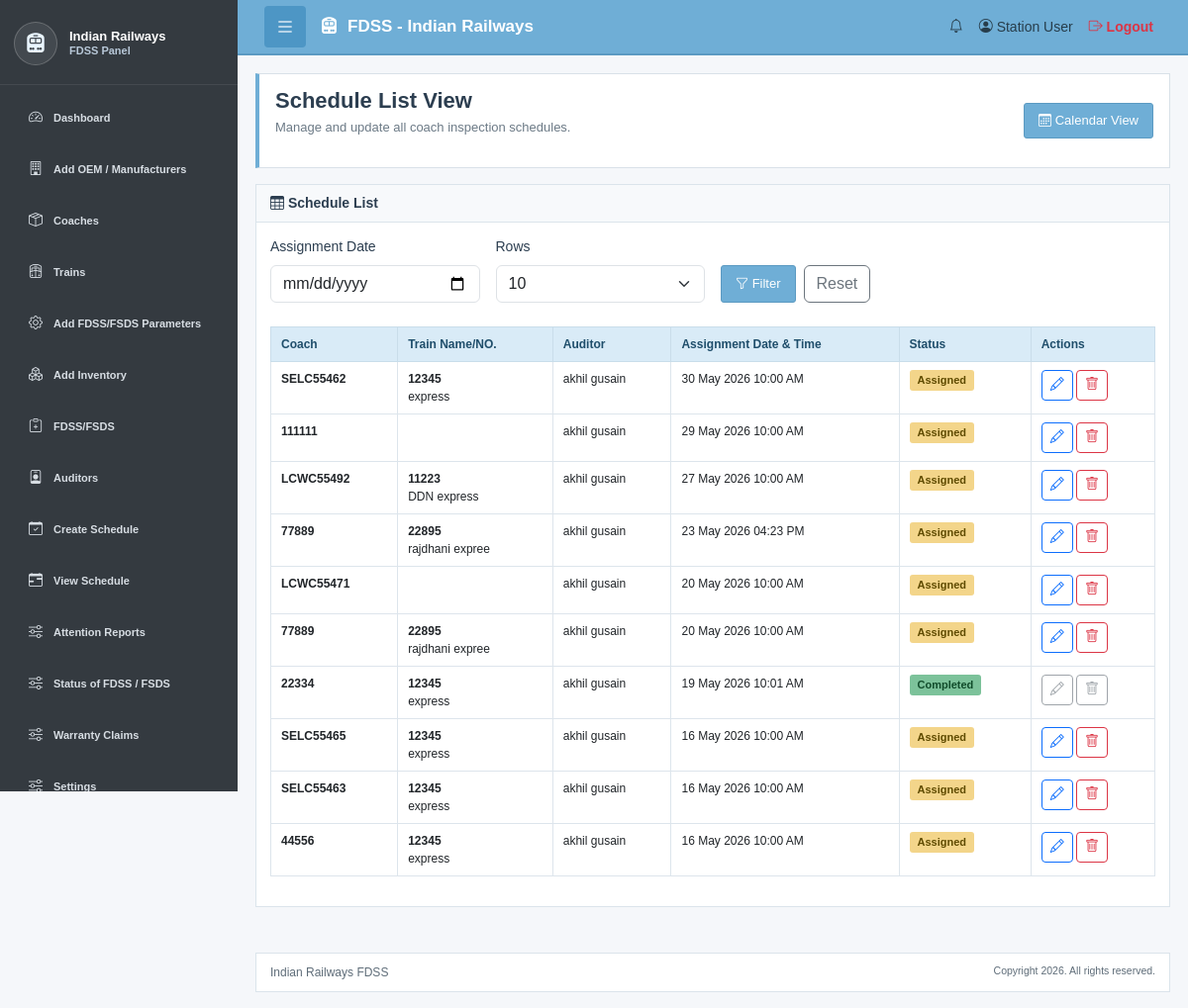
The app's page /schedule-list-view.php (signed in), older data.
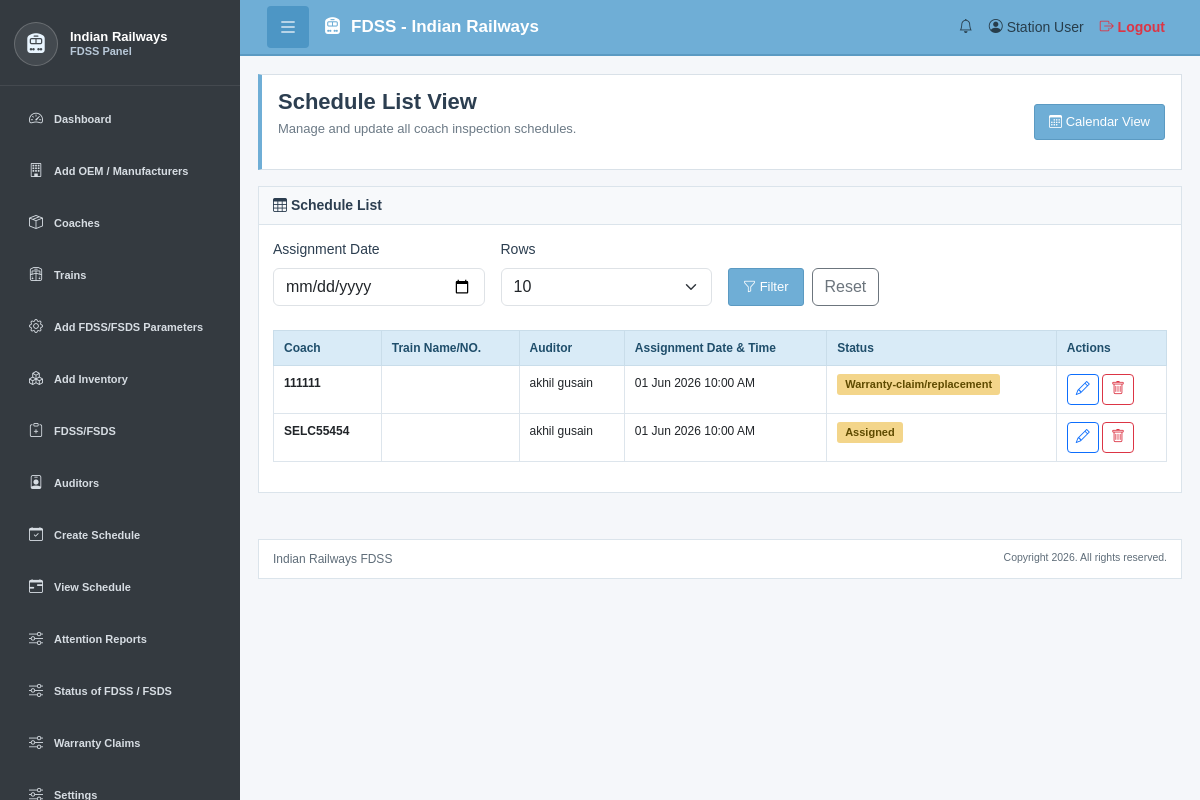
The same page, newer data.
### tables this page shows
CREATE TABLE `fdss_coach_schedule` (
  `schedule_id` int(11) NOT NULL,
  `coach_id` int(11) NOT NULL,
  `train_info_id` bigint(20) DEFAULT NULL,
  `last_inspection_date` date DEFAULT NULL,
  `next_due_date` date DEFAULT NULL,
  `status` enum('Pending','Assigned','Completed','Warranty-claim/replacement') DEFAULT 'Pending',
  `auditor_id` int(11) DEFAULT NULL,
  `assignment_date_time` datetime DEFAULT NULL,
  `Inspection_Type` varchar(255) DEFAULT NULL,
  `priority` enum('Normal','High') DEFAULT 'Normal',
  `special_remarks` text DEFAULT NULL,
  `created_at` timestamp NULL DEFAULT current_timestamp(),
  `updated_at` timestamp NULL DEFAULT current_timestamp() ON UPDATE current_timestamp(),
  `user_id` int(11) NOT NULL,
  `schedule_status` int(11) NOT NULL DEFAULT 0
);

CREATE TABLE `fdss_train_coach` (
  `coach_id` int(11) NOT NULL,
  `train_info_id` varchar(10) DEFAULT NULL,
  `coach_no` varchar(50) NOT NULL,
  `Type` varchar(20) DEFAULT NULL,
  `coach_type` varchar(100) DEFAULT NULL,
  `user_id` int(11) NOT NULL,
  `coach_status` enum('Detached','Intact') NOT NULL DEFAULT 'Intact',
  `status` enum('Active','Inactive') DEFAULT 'Active',
  `next_inspection_date` date DEFAULT NULL,
  `created_at` timestamp NULL DEFAULT current_timestamp(),
  `updated_at` timestamp NULL DEFAULT current_timestamp() ON UPDATE current_timestamp(),
  `schedule_status` int(11) NOT NULL DEFAULT 0 COMMENT 'O means coach is free 1 means cach work is progress'
);

CREATE TABLE `fdss_train_information` (
  `train_info_id` bigint(20) NOT NULL,
  `user_id` int(11) NOT NULL,
  `train_no` varchar(50) NOT NULL,
  `train_name` varchar(150) NOT NULL,
  `No_of_Coach` int(11) DEFAULT NULL,
  `status` enum('Active','Inactive') DEFAULT 'Active',
  `created_at` timestamp NULL DEFAULT current_timestamp(),
  `updated_at` timestamp NULL DEFAULT current_timestamp() ON UPDATE current_timestamp()
);

CREATE TABLE `fdss_users` (
  `user_id` int(11) NOT NULL,
  `user_name` varchar(150) NOT NULL,
  `user_code` varchar(50) DEFAULT NULL,
  `username` varchar(100) NOT NULL,
  `email` varchar(150) NOT NULL,
  `password_hash` varchar(255) NOT NULL,
  `full_name` varchar(150) DEFAULT NULL,
  `phone` varchar(20) DEFAULT NULL,
  `designation` varchar(100) DEFAULT NULL,
  `address` text DEFAULT NULL,
  `role` enum('SUPER_ADMIN','ADMIN','ORG_ADMIN','ORG_USER','AUDITOR') NOT NULL DEFAULT 'ORG_ADMIN',
  `station_id` int(11) DEFAULT NULL,
  `start_date` date DEFAULT NULL,
  `end_date` date DEFAULT NULL,
  `status` enum('Active','Inactive') DEFAULT 'Active',
  `created_by_user_id` int(11) DEFAULT NULL,
  `created_at` timestamp NULL DEFAULT current_timestamp(),
  `updated_at` timestamp NULL DEFAULT current_timestamp() ON UPDATE current_timestamp()
);

### schedule-list-view.php (called while the page is built)
<?php
require_once 'schedule-list.php';
?>

### schedule-list.php (the view, shortened to what the rows shown need)
<?php
require_once 'config/db.php';
$user_id = (int) $_SESSION['user_id'];
$current_page = basename($_SERVER['SCRIPT_NAME']);
$list_view_only = $current_page === 'schedule-list-view.php';
function e($value)
{
    return htmlspecialchars((string)$value, ENT_QUOTES, 'UTF-8');
}
$message = '';
$selected_rows_per_page = $_GET['rows_per_page'] ?? '10';
$schedule_limit = $selected_rows_per_page === 'all'
    ? null
    : (int) $selected_rows_per_page;
$schedule_uses_coach_id = false;
$schedule_column_check = $conn->query("SHOW COLUMNS FROM fdss_coach_schedule LIKE 'coach_id'");
if ($schedule_column_check && $schedule_column_check->num_rows > 0) {
    $schedule_uses_coach_id = true;
}
$schedule_uses_coach_no = false;
$schedules = [];
$where_clause = "WHERE s.user_id = ?";
$bind_types = "i";
$bind_values = [$user_id];
if ($schedule_uses_coach_id) {
    $coach_no_select = $schedule_uses_coach_no
        ? "COALESCE(c.coach_no, s.coach_no) AS coach_no"
        : "c.coach_no";
    $query = "SELECT
                s.schedule_id,
                s.coach_id,
                $coach_no_select,
                COALESCE(s.train_info_id, c.train_info_id) AS train_info_id,
                s.last_inspection_date,
                s.status,
                s.assignment_date_time,
                u.user_name,
                u.full_name,
                u.user_id AS auditor_user_id,
                t.train_no,
                t.train_name
              FROM fdss_coach_schedule s
              LEFT JOIN fdss_train_coach c
                ON c.coach_id = s.coach_id
                AND c.user_id = s.user_id
              LEFT JOIN fdss_users u
                ON u.user_id = s.auditor_id
              LEFT JOIN fdss_train_information t
                ON t.train_info_id = COALESCE(s.train_info_id, c.train_info_id)
              $where_clause
              ORDER BY s.assignment_date_time DESC, s.schedule_id DESC";
}
if ($schedule_limit !== null) {
    $query .= " LIMIT ?";
    $bind_types .= "i";
    $bind_values[] = $schedule_limit;
}
$stmt = $conn->prepare($query);
if ($stmt) {
    $bind_references = [];
    foreach ($bind_values as $key => $value) {
        $bind_references[$key] = &$bind_values[$key];
    }
    $stmt->bind_param($bind_types, ...$bind_references);
    $stmt->execute();
    $result = $stmt->get_result();
    while ($row = $result->fetch_assoc()) {
        $schedules[] = $row;
    }
} elseif ($message === '') {
    $message = "Schedule Fetch SQL Error: " . $conn->error;
    $message_type = "danger";
}
?>
<!DOCTYPE html>
<html lang="en">
<head>
    <link href="https://cdnjs.cloudflare.com/ajax/libs/bootstrap/5.3.0/css/bootstrap.min.css"
          rel="stylesheet">
    <link href="https://cdnjs.cloudflare.com/ajax/libs/bootstrap-icons/1.11.0/font/bootstrap-icons.min.css"
          rel="stylesheet">
    <link href="assets/css/styles.css"
          rel="stylesheet">
</head>
<body>
<div class="sidebar-container">
<main class="main-content">
    <div class="page-header">
        <div>
            <h1>
                <?php echo $list_view_only ? 'Schedule List View' : 'Inspection Schedule List'; ?>
            </h1>
        </div>
    </div>
    <?php if ($list_view_only): ?>
    <div class="content-card" id="scheduleListView">
        <div class="card-body">
            <div class="table-wrapper">
                <table class="table table-hover">
                    <thead>
                    <tr>
                        <th>Coach</th>
                        <th>Train Name/NO.</th>
                        <th>Auditor</th>
                        <th>Assignment Date & Time</th>
                        <th>Status</th>
                        <th>Actions</th>
                    </tr>
                    </thead>
                    <tbody>
                    <?php if (empty($schedules)): ?>
                        <tr>
                            <td colspan="6"
                                class="text-center text-muted py-4">
                                No schedules found.
                            </td>
                        </tr>
                    <?php else: ?>
                        <?php foreach ($schedules as $schedule): ?>
                            <?php $is_completed = $schedule['status'] === 'Completed'; ?>
                            <tr>
                                <td>
                                    <strong>
                                        <?php echo e($schedule['coach_no']); ?>
                                    </strong>
                                </td>
                                <td>
                                    <strong>
                                        <?php echo e($schedule['train_no']); ?>
                                    </strong>
                                    <br>
                                    <?php echo e($schedule['train_name']); ?>
                                </td>
                                <td>
                                    <?php
                                    echo e(
                                        !empty($schedule['full_name'])
                                        ? $schedule['full_name']
                                        : $schedule['user_name']
                                    );
                                    ?>
                                </td>
                                <td>
                                    <?php
                                    echo $schedule['assignment_date_time']
                                        ? date('d M Y h:i A', strtotime($schedule['assignment_date_time']))
                                        : '-';
                                    ?>
                                </td>
                                <td>
                                    <?php
                                    $status_class = 'badge-warning';
                                    if ($schedule['status'] === 'Completed') {
                                        $status_class = 'badge-success';
                                    }
                                    ?>
                                    <span class="badge <?php echo $status_class; ?>">
                                        <?php echo e($schedule['status']); ?>
                                    </span>
                                </td>
                                <td>
                                    <?php if ($is_completed): ?>
                                        <button
                                            class="btn btn-sm btn-outline-secondary"
                                            title="Completed schedule cannot be edited"
                                            disabled>
                                            <i class="bi bi-pencil"></i>
                                        </button>
                                        <button
                                            class="btn btn-sm btn-outline-secondary"
                                            title="Completed schedule cannot be deleted"
                                            disabled>
                                            <i class="bi bi-trash"></i>
                                        </button>
                                    <?php else: ?>
                                    <button
                                        class="btn btn-sm btn-outline-primary"
                                        onclick="editSchedule(
                                            '<?php echo e($schedule['schedule_id']); ?>',
                                            '<?php echo e($schedule['auditor_user_id']); ?>',
                                            '<?php echo e($schedule['assignment_date_time']); ?>',
                                            '<?php echo e($schedule['status']); ?>'
                                        )"
                                        data-bs-toggle="modal"
                                        data-bs-target="#editModal">
                                        <i class="bi bi-pencil"></i>
                                    </button>
                                    <button
                                        class="btn btn-sm btn-outline-danger"
                                        onclick="deleteSchedule(
                                            '<?php echo e($schedule['schedule_id']); ?>',
                                            '<?php echo e($schedule['coach_no']); ?>',
                                            '<?php echo e($schedule['train_info_id']); ?>'
                                        )">
                                        <i class="bi bi-trash"></i>
                                    </button>
                                    <?php endif; ?>
                                </td>
                            </tr>
                        <?php endforeach; ?>
                    <?php endif; ?>
                    </tbody>
                </table>
            </div>
        </div>
    </div>
    <?php endif; ?>
</main>
</div>
</body>
</html>

Row changes from the older to the newer data that the page shows:
removed fdss_coach_schedule: coach.coach_no "SELC55462", train_info.train_no "12345", train_info.train_name "express", auditor.user_name "akhil gusain", assignment_date_time "30 May 2026 10:00 AM", status "Assigned"
removed fdss_coach_schedule: coach.coach_no "111111", auditor.user_name "akhil gusain", assignment_date_time "29 May 2026 10:00 AM", status "Assigned"
removed fdss_coach_schedule: coach.coach_no "LCWC55492", train_info.train_no "11223", train_info.train_name "DDN express", auditor.user_name "akhil gusain", assignment_date_time "27 May 2026 10:00 AM", status "Assigned"
removed fdss_coach_schedule: coach.coach_no "77889", train_info.train_no "22895", train_info.train_name "rajdhani expree", auditor.user_name "akhil gusain", assignment_date_time "23 May 2026 04:23 PM", status "Assigned"
removed fdss_coach_schedule: coach.coach_no "LCWC55471", auditor.user_name "akhil gusain", assignment_date_time "20 May 2026 10:00 AM", status "Assigned"
removed fdss_coach_schedule: coach.coach_no "77889", train_info.train_no "22895", train_info.train_name "rajdhani expree", auditor.user_name "akhil gusain", assignment_date_time "20 May 2026 10:00 AM", status "Assigned"
removed fdss_coach_schedule: coach.coach_no "22334", train_info.train_no "12345", train_info.train_name "express", auditor.user_name "akhil gusain", assignment_date_time "19 May 2026 10:01 AM", status "Completed"
removed fdss_coach_schedule: coach.coach_no "SELC55465", train_info.train_no "12345", train_info.train_name "express", auditor.user_name "akhil gusain", assignment_date_time "16 May 2026 10:00 AM", status "Assigned"
removed fdss_coach_schedule: coach.coach_no "SELC55463", train_info.train_no "12345", train_info.train_name "express", auditor.user_name "akhil gusain", assignment_date_time "16 May 2026 10:00 AM", status "Assigned"
removed fdss_coach_schedule: coach.coach_no "44556", train_info.train_no "12345", train_info.train_name "express", auditor.user_name "akhil gusain", assignment_date_time "16 May 2026 10:00 AM", status "Assigned"
added fdss_coach_schedule: coach.coach_no "111111", auditor.user_name "akhil gusain", assignment_date_time "01 Jun 2026 10:00 AM", status "Warranty-claim/replacement"
added fdss_coach_schedule: coach.coach_no "SELC55454", auditor.user_name "akhil gusain", assignment_date_time "01 Jun 2026 10:00 AM", status "Assigned"
